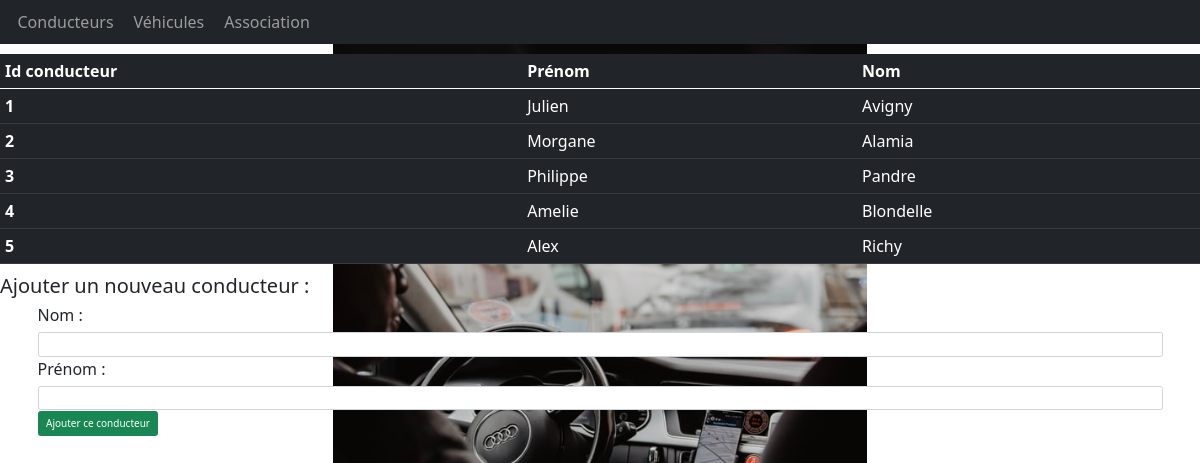
The page / on the database its author committed.
### tables this page shows
CREATE TABLE `driver` (
  `id_driver` int(11) NOT NULL,
  `firstName` varchar(255) NOT NULL,
  `lastName` varchar(255) NOT NULL
);

### controller/controller.php (called while the page is built, shortened)
<?php
require("model/model.php");
function driver()
{
    $driver = getDrivers();
    require("view/driverView.php");
}

### model/model.php (called while the page is built, shortened)
<?php
require("Driver.php");
function dbConnect()
{
    $db = new PDO("mysql:host=localhost;dbname=vtc;charset=utf8", "root", "root");
    return $db;
}
function getDrivers()
{
    $db = dbConnect();
    $reply = $db->query('SELECT * FROM driver');
    $drivers = array();
    while ($row = $reply->fetch()) {
        $drivers[] = new Driver($row);
    }
    return $drivers;
}

### model/Driver.php (called while the page is built, shortened)
<?php
class Driver
{
    private int $_id_driver;
    private string $_firstName;
    private string $_lastName;
    public function __construct(array $data)
    {
        $this->_id_driver = $data["id_driver"];
    }
    public function getIdDriver()
    {
        return $this->_id_driver;
    }
    public function getFirstName()
    {
        return $this->_firstName;
    }
    public function getLastName()
    {
        return $this->_lastName;
    }
    public function setFirstName(string $firstName)
    {
        if ($firstName != "") {
            $this->_firstName = htmlspecialchars($firstName);
        } else {
            throw new Exception("Veuillez renseigner le prénom du conducteur");
        }
    }
    public function setLastName(string $lastName)
    {
        if ($lastName != "") {
            $this->_lastName = htmlspecialchars($lastName);
        } else {
            throw new Exception("Veuillez renseigner le nom du conducteur");
        }
    }
}

### view/driverView.php (the view, shortened to what this page needs)
<table class="table table-dark table-hover">
    <thead>
        <tr>
            <th scope="col">Id conducteur</th>
            <th scope="col">Prénom</th>
            <th scope="col">Nom</th>
        </tr>
    </thead>
    <tbody>
        <?php
        foreach ($driver as $key => $drive) { ?>
            <tr>
                <th scope="row"> <?= $drive->getIdDriver() ?> </th>
                <td> <?= $drive->getFirstName() ?></td>
                <td> <?= $drive->getLastName() ?></td>
            </tr>
        <?php } ?>
    </tbody>
</table>
<h2>Ajouter un nouveau conducteur :</h2>
<div class="container">
    <form action="index.php?action=driver" method="post">
        <div class="mb-3">
            <label for="lastName" class="form-label">Nom :</label>
            <input type="text" class="form-control" id="lastName" name="lastName">
            <label for="firstName" class="form-label">Prénom :</label>
            <input type="text" class="form-control" id="firstName" name="firstName">
            <button class="btn btn-success" type="submit">Ajouter ce conducteur</button>
        </div>
    </form>
</div>
<?php
require("view/template.php");
?>

### public/CSS/templateStyle.css (style rules this page uses)
* { margin: 0; padding: 0; box-sizing: border-box; }
html { font-family: "Poppins", sans-serif; font-size: 62.5%; }
body { font-size: 1.6rem; height: 100vh; background-image: url("public/images/bgc-vtc.jpg"); background-position: center; background-size: contain; background-repeat: no-repeat; }

### rows shown on the page
driver: id_driver "1", firstName "Julien", lastName "Avigny"
driver: id_driver "2", firstName "Morgane", lastName "Alamia"
driver: id_driver "3", firstName "Philippe", lastName "Pandre"
driver: id_driver "4", firstName "Amelie", lastName "Blondelle"
driver: id_driver "5", firstName "Alex", lastName "Richy"
